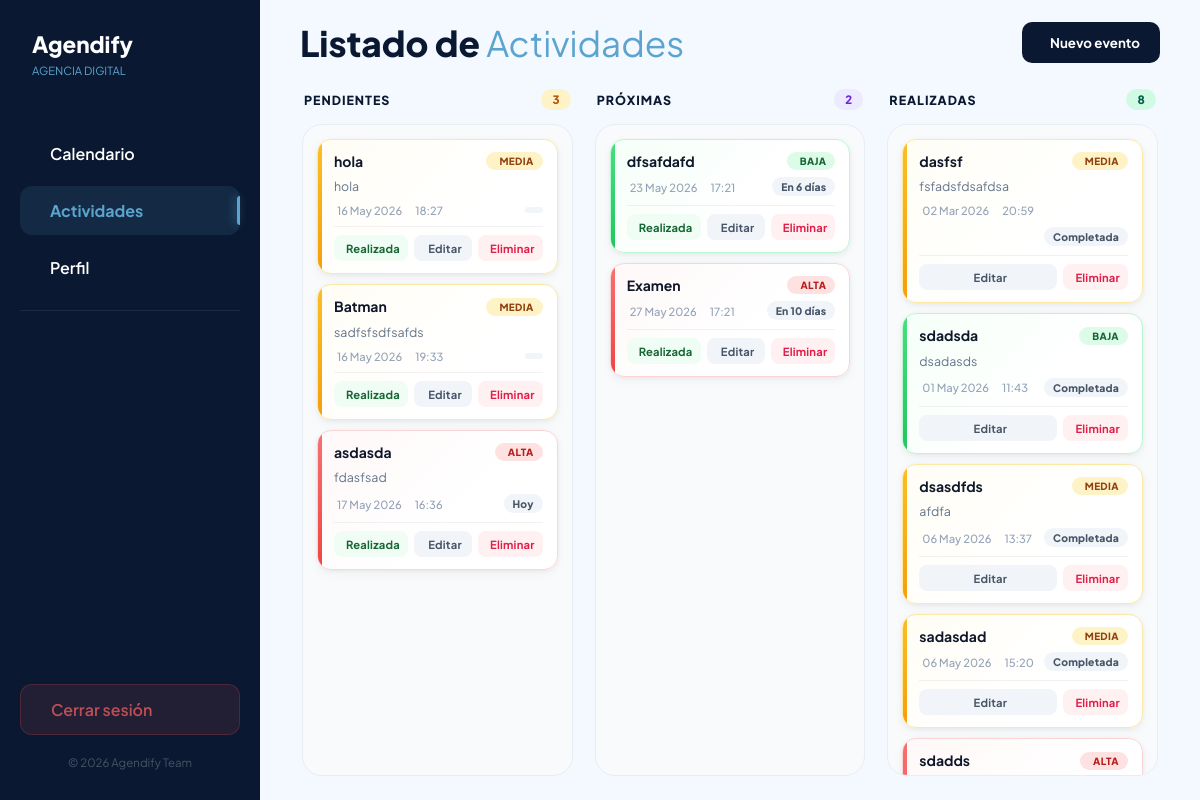
Screenshot of /public/views/actividades.php (signed in) with the database file from the repository.
### tables this page shows
CREATE TABLE `actividades` (
  `id` int(11) NOT NULL,
  `usuario_id` int(11) NOT NULL,
  `titulo` varchar(150) NOT NULL,
  `descripcion` text DEFAULT NULL,
  `fecha` date NOT NULL,
  `hora` time NOT NULL,
  `fecha_limite` date DEFAULT NULL,
  `estado` enum('pendiente','proxima','realizada') DEFAULT 'pendiente',
  `prioridad` enum('baja','media','alta') DEFAULT 'media',
  `created_at` timestamp NULL DEFAULT current_timestamp(),
  `realizada` tinyint(1) NOT NULL DEFAULT 0,
  `recordatorio_enviado` tinyint(1) NOT NULL DEFAULT 0
);

### public/views/actividades.php (the view, shortened to what this page needs)
<?php
require_once '../../backend/config/conexion.php';
$usuario_id = $_SESSION['usuario_id'];
function diasRestantes($fecha) {
    $hoy   = new DateTime(date('Y-m-d'));
    $event = new DateTime($fecha);
    return (int) $hoy->diff($event)->format('%r%a');
}
function getActividades($conexion, $usuario_id, $estado) {
    $estado = mysqli_real_escape_string($conexion, $estado);
    $res = mysqli_query($conexion,
        "SELECT * FROM actividades
         WHERE usuario_id = $usuario_id AND estado = '$estado'
         ORDER BY fecha ASC, hora ASC"
    );
    $rows = [];
    while ($row = mysqli_fetch_assoc($res)) {
        $rows[] = $row;
    }
    return $rows;
}
$pendientes = getActividades($conexion, $usuario_id, 'pendiente');
$proximas   = getActividades($conexion, $usuario_id, 'proxima');
$realizadas = getActividades($conexion, $usuario_id, 'realizada');
function prioridadClase($prioridad) {
    return [
        'alta'  => 'card-alta',
        'media' => 'card-media',
        'baja'  => 'card-baja',
    ][$prioridad] ?? 'card-media';
}
function prioridadIcono($prioridad) {
    return [
        'alta'  => 'ri-alarm-warning-fill',
        'media' => 'ri-flag-fill',
        'baja'  => 'ri-leaf-fill',
    ][$prioridad] ?? 'ri-flag-fill';
}
function renderTarjeta($act) {
    $titulo      = htmlspecialchars($act['titulo']);
    $descripcion = htmlspecialchars($act['descripcion'] ?? '');
    $fecha     = date('d M Y', strtotime($act['fecha']));
    $hora      = date('H:i', strtotime($act['hora']));
    $id        = (int) $act['id'];
    $estado    = $act['estado'];
    $fecha_raw = $act['fecha'];
    $hora_raw  = substr($act['hora'], 0, 5);
    $prioridad = $act['prioridad'];
    $cardClase = prioridadClase($prioridad);
    $icono     = prioridadIcono($prioridad);
    $diasTexto = '';
    if ($estado !== 'realizada') {
        $dias = diasRestantes($act['fecha']);
        if ($dias === 0)     $diasTexto = "Hoy";
        elseif ($dias === 1) $diasTexto = "Mañana";
        elseif ($dias > 1)   $diasTexto = "En $dias días";
    } else {
        $diasTexto = "Completada";
    }
    $desc_html = $descripcion
        ? "<p class='ac-desc'>$descripcion</p>"
        : "";
    $titulo_js      = addslashes($titulo);
    $descripcion_js = addslashes($descripcion);
    $btn_realizada = '';
    if ($estado !== 'realizada') {
        $btn_realizada = "
            <button class='ac-btn-done' onclick=\"marcarRealizada($id)\">
                <i class='ri-check-line'></i> Realizada
            </button>
        ";
    }
    return "
    <div class='activity-card $cardClase' data-id='$id'>
        <div class='ac-priority-bar'></div>
        <div class='ac-body'>
            <div class='ac-top'>
                <span class='ac-title'>$titulo</span>
                <span class='ac-pill $cardClase'>
                    <i class='$icono'></i> " . ucfirst($prioridad) . "
                </span>
            </div>
            $desc_html
            <div class='ac-meta'>
                <span class='ac-meta-item'><i class='ri-calendar-line'></i> $fecha</span>
                <span class='ac-meta-item'><i class='ri-time-line'></i> $hora</span>
                <span class='ac-dias'>$diasTexto</span>
            </div>
            <div class='ac-actions'>
            $btn_realizada
                <button class='ac-btn-edit'
                    onclick=\"abrirEdicion($id, '$titulo_js', '$descripcion_js', '$fecha_raw', '$hora_raw', '$prioridad')\">
                    <i class='ri-edit-line'></i> Editar
                </button>
                <form method='POST' style='display:inline;'
                      onsubmit=\"return confirm('¿Eliminar esta actividad?')\">
                    <input type='hidden' name='accion' value='eliminar'>
                    <input type='hidden' name='actividad_id' value='$id'>
                    <button type='submit' class='ac-btn-delete'>
                        <i class='ri-delete-bin-line'></i> Eliminar
                    </button>
                </form>
            </div>
        </div>
    </div>";
}
?>
<!DOCTYPE html>
<html lang="es">
<head>
    <link href="https://cdn.jsdelivr.net/npm/remixicon@3.5.0/fonts/remixicon.css" rel="stylesheet">
    <link rel="stylesheet" href="../css/sidebar.css">
    <link rel="stylesheet" href="../css/actividades.css">
    <link rel="stylesheet" href="../css/calendar.css">
</head>
<body class="calendar-page">
    <aside class="sidebar">
        <div class="sidebar-logo">
            <div class="logo-text">
                <span class="brand-name">Agendify</span>
                <span class="brand-sub">Agencia Digital</span>
            </div>
        </div>
        <nav class="sidebar-nav">
            <a href="calendar.php" class="nav-item">
                <i class="ri-calendar-line"></i> <span>Calendario</span>
            </a>
            <a href="actividades.php" class="nav-item active">
                <i class="ri-list-check"></i> <span>Actividades</span>
            </a>
            <a href="profile.php" class="nav-item">
                <i class="ri-user-line"></i> <span>Perfil</span>
            </a>
            <div class="nav-divider"></div>
            <a href="../../backend/auth/logout.php" class="nav-item logout">
                <i class="ri-logout-box-line"></i> <span>Cerrar sesión</span>
            </a>
        </nav>
        <div class="sidebar-footer">
            <p>© 2026 Agendify Team</p>
        </div>
    </aside>
    <main class="calendar-main">
        <header class="calendar-header">
            <div class="header-info">
                <h1>Listado de <span>Actividades</span></h1>
            </div>
            <button class="btn-add-event" id="openModalBtn">
                <span>Nuevo evento</span>
            </button>
        </header>
        <section class="activities-layout">
            <div class="activity-column">
                <div class="column-header">
                    <h2 class="column-title">Pendientes</h2>
                    <span class="count-badge count-pendiente"><?= count($pendientes) ?></span>
                </div>
                <div class="column-content" id="list-pending">
                    <?php if (empty($pendientes)): ?>
                        <div class="empty-state">
                            <i class="ri-inbox-line"></i>
                            <p>No hay tareas pendientes</p>
                        </div>
                    <?php else: ?>
                        <?php foreach ($pendientes as $act): echo renderTarjeta($act); endforeach; ?>
                    <?php endif; ?>
                </div>
            </div>
            <div class="activity-column">
                <div class="column-header">
                    <h2 class="column-title">Próximas</h2>
                    <span class="count-badge count-proxima"><?= count($proximas) ?></span>
                </div>
                <div class="column-content" id="list-upcoming">
                    <?php if (empty($proximas)): ?>
                        <div class="empty-state">
                            <i class="ri-calendar-event-line"></i>
                            <p>Sin eventos próximos</p>
                        </div>
                    <?php else: ?>
                        <?php foreach ($proximas as $act): echo renderTarjeta($act); endforeach; ?>
                    <?php endif; ?>
                </div>
            </div>
            <div class="activity-column">
                <div class="column-header">
                    <h2 class="column-title">Realizadas</h2>
                    <span class="count-badge count-realizada"><?= count($realizadas) ?></span>
                </div>
                <div class="column-content" id="list-done">
                    <?php if (empty($realizadas)): ?>
                        <div class="empty-state">
                            <i class="ri-checkbox-circle-line"></i>
                            <p>Aún no has completado nada</p>
                        </div>
                    <?php else: ?>
                        <?php foreach ($realizadas as $act): echo renderTarjeta($act); endforeach; ?>
                    <?php endif; ?>
                </div>
            </div>
        </section>
    </main>
</body>
</html>

### public/css/sidebar.css (style rules this page uses)
:root { --sidebar-bg: #0a1931; --main-bg: #f4f9ff; --accent: #5ba4cf; --font-main: 'Plus Jakarta Sans', sans-serif; }
body { background-color: var(--main-bg); color: #334155; -webkit-font-smoothing: antialiased; }
.sidebar { width: 260px; height: 100vh; background-color: var(--sidebar-bg); color: white; display: flex; flex-direction: column; padding: 30px 20px; flex-shrink: 0; position: sticky; top: 0; z-index: 10; }
.sidebar-logo { display: flex; align-items: center; gap: 12px; margin-bottom: 50px; }
.brand-name { display: block; font-size: 1.4rem; font-weight: 800; }
.brand-sub { font-size: 0.7rem; color: var(--accent); text-transform: uppercase; }
.sidebar-nav { flex: 1; display: flex; flex-direction: column; gap: 8px; }
.nav-item { text-decoration: none; color: var(--nav-text-muted); padding: 14px 18px; border-radius: 12px; display: flex; align-items: center; gap: 12px; font-weight: 600; transition: all 0.3s ease; }
.nav-item.logout { color: rgba(255, 100, 100, 0.7); margin-top: auto; }
.sidebar-footer { font-size: 0.72rem; color: rgba(255, 255, 255, 0.25); text-align: center; padding-top: 20px; }
.nav-item.logout { color: #ff7070; background: rgba(255, 80, 80, 0.1); margin-top: auto; border: 1px solid rgba(255, 80, 80, 0.2); }

### public/css/calendar.css (style rules this page uses)
:root { --sidebar-bg: #0a1931; --main-bg: #f4f9ff; --accent: #5ba4cf; --text-dark: #0a1931; --white: #ffffff; --border: rgba(0, 0, 0, 0.08); }
* { margin: 0; padding: 0; box-sizing: border-box; }
body.calendar-page { font-family: 'Plus Jakarta Sans', sans-serif; display: flex; height: 100vh; width: 100vw; overflow: hidden; background-color: var(--main-bg); }
.calendar-main { flex: 1; display: flex; flex-direction: column; padding: 20px 40px; height: 100vh; min-width: 0; }
.nav-item.active { background: rgba(91, 164, 207, 0.12); color: var(--accent); opacity: 1; position: relative; font-weight: 700; }
.nav-item.active::after { content: ""; position: absolute; right: 0; top: 20%; height: 60%; width: 3px; background-color: var(--accent); border-radius: 4px 0 0 4px; box-shadow: -2px 0 8px rgba(91, 164, 207, 0.5); }
.calendar-header { display: flex; justify-content: space-between; align-items: center; margin-bottom: 20px; flex-shrink: 0; }
.header-info h1 { font-size: 2.2rem; font-weight: 800; color: var(--text-dark); }
.header-info h1 span { font-weight: 400; color: var(--accent); }
.btn-add-event { background: var(--sidebar-bg); color: white; border: none; padding: 12px 20px; border-radius: 10px; font-weight: 700; display: flex; align-items: center; gap: 8px; cursor: pointer; font-family: inherit; }

### rows the page displays
actividades: titulo "hola", prioridad "MEDIA", descripcion "hola", fecha "16 May 2026", hora "18:27"
actividades: titulo "Batman", prioridad "MEDIA", descripcion "sadfsfsdfsafds", fecha "16 May 2026", hora "19:33"
actividades: titulo "asdasda", prioridad "ALTA", descripcion "fdasfsad", fecha "17 May 2026", hora "16:36", fecha "Hoy"
actividades: titulo "dfsafdafd", prioridad "BAJA", fecha "23 May 2026", hora "17:21", fecha "En 6 días"
actividades: titulo "Examen", prioridad "ALTA", fecha "27 May 2026", hora "17:21", fecha "En 10 días"
actividades: titulo "dasfsf", prioridad "MEDIA", descripcion "fsfadsfdsafdsa", fecha "02 Mar 2026", hora "20:59", estado "Completada"
actividades: titulo "sdadsda", prioridad "BAJA", descripcion "dsadasds", fecha "01 May 2026", hora "11:43", estado "Completada"
actividades: titulo "dsasdfds", prioridad "MEDIA", descripcion "afdfa", fecha "06 May 2026", hora "13:37", estado "Completada"
actividades: titulo "sadasdad", prioridad "MEDIA", fecha "06 May 2026", hora "15:20", estado "Completada"
actividades: titulo "sdadds", prioridad "ALTA"

### other values shown
count($pendientes) "3"
count($proximas) "2"
count($realizadas) "8"
